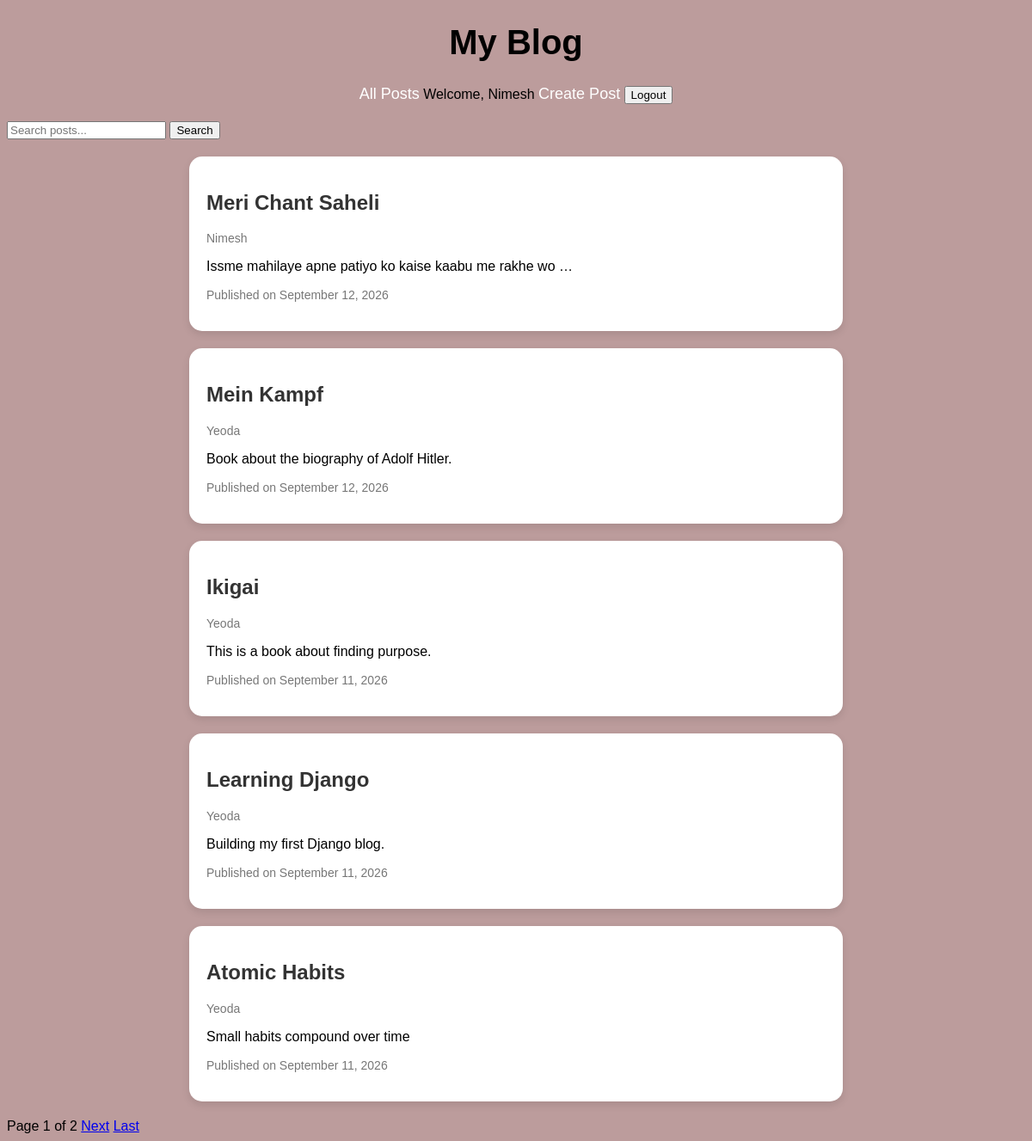
Screenshot of /posts/ (signed in) with the database file from the repository.
### posts/models.py (models this page shows, shortened)
class Post(models.Model):
    title = models.CharField(max_length=200)
    content = models.TextField()
    author = models.ForeignKey(User, on_delete=models.CASCADE)
    created_at = models.DateTimeField(auto_now_add=True)
    updated_at = models.DateTimeField(auto_now=True)

### posts/views.py (the view)
# urls.py: path("", views.post_list, name="post_list"),
def post_list(request):
    query = request.GET.get("q", "")
    posts = Post.objects.select_related("author").order_by("-created_at")
    if query:
        posts = posts.filter(Q(title__icontains=query) | Q(content__icontains=query))
    paginator = Paginator(posts, 5)
    page_number = request.GET.get("page")
    page_obj = paginator.get_page(page_number)
    return render(request, "posts/post_list.html", {"page_obj": page_obj, "query": query,})

### posts/templates/posts/post_list.html (shortened to what this page needs)
{% extends "posts/base.html" %}
{% block bodycontent %}
<form method="get">
    <input type="text" name="q" placeholder="Search posts..." value="{{ query }}">
    <button type="submit">Search</button>
</form>
{% if page_obj.object_list %}
    <div class="posts-container">
    {% for post in page_obj %}
        <div class="post">
            <h2><a href="{% url 'post_detail' post.id %}">{{ post.title }}</a></h2>
            <p class="meta">{{ post.author.username}}</p>
            <p>{{ post.content|truncatewords:10 }}</p>
            <p class="meta">Published on {{ post.created_at|date:"F j, Y" }}</p>
        </div>
    {% endfor %}
    </div>
    <div class="pagination">
        <span>
            Page {{ page_obj.number }} of {{ page_obj.paginator.num_pages }}
        </span>
        {% if page_obj.has_next %}
            <a href="?q={{ query }}&page={{ page_obj.next_page_number }}">Next</a>
            <a href="?q={{ query }}&page={{ page_obj.paginator.num_pages }}">Last</a>
        {% endif %}
    </div>
{% else %}
    <p>No posts found</p>
{% endif %}
{% endblock %}

### posts/templates/posts/base.html (shortened to what this page needs)
{% load static %}
<!DOCTYPE html>
<html lang="en">
<head>
    <link rel="stylesheet" href="{% static 'posts/style.css' %}">
</head>
<body>
    <h1>My Blog</h1>
    <nav>
        <a href="{% url 'post_list' %}">All Posts</a>
        {% if user.is_authenticated %}
            <span>Welcome, {{ user.username }}</span>
            <a href="{% url 'post_create' %}">Create Post</a>
            <form method="post" action="{% url 'logout' %}" style="display: inline;">
                <button type="submit">Logout</button>
            </form>
        {% else %}
            <a href="{% url 'login' %}">Login</a>
            <a href="{% url 'register' %}">Sign Up</a>
        {% endif %}
    </nav>
    {% block bodycontent %}
    {% endblock %}
</body>
</html>

### posts/static/posts/style.css (style rules this page uses)
body { font-family: Arial, sans-serif; background-color: #bc9c9c; }
.post { background-color: white; padding: 20px; margin: 20px; border-radius: 15px; box-shadow: 0 4px 10px rgba(0, 0, 0, 0.1); }
.posts-container { max-width: 800px; margin: 0 auto; }
h1 { text-align: center; font-size: 40px; }
.post h2 a { text-decoration: none; color: #333; }
.meta { color: #777; font-size: 14px; }
nav { text-align: center; margin-bottom: 20px; }
nav a { color: white; text-decoration: none; font-size: 18px; }

### rows the page displays
Post: title "Meri Chant Saheli", author.username "Nimesh", content "Issme mahilaye apne patiyo ko kaise kaabu me rakhe wo …", created_at "September 12, 2026"
Post: title "Mein Kampf", author.username "Yeoda", content "Book about the biography of Adolf Hitler.", created_at "September 12, 2026"
Post: title "Ikigai", author.username "Yeoda", content "This is a book about finding purpose.", created_at "September 11, 2026"
Post: title "Learning Django", author.username "Yeoda", content "Building my first Django blog.", created_at "September 11, 2026"
Post: title "Atomic Habits", author.username "Yeoda", content "Small habits compound over time", created_at "September 11, 2026"

### other values shown
{{ user.username }} "Nimesh"
{{ page_obj.number }} "1"
{{ page_obj.paginator.num_pages }} "2"
